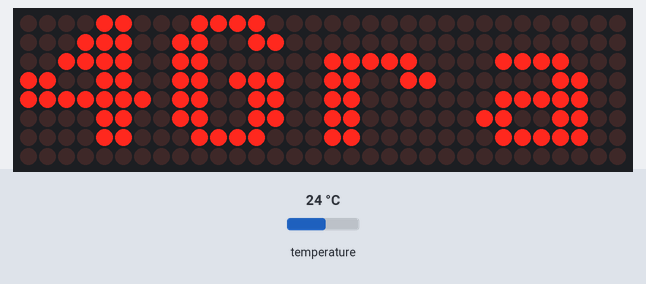
Bench run of a program on a simulated MicroPython board. Parts: 32×8 LED matrix. The test bench sets the inputs (shaded band); at power-on: temperature 24 °C. Library files of the repository ran but are not shown: max7219.py.

Above: at 1.2 s.
1.3 s: temperature set to 12 °C
At 1.5 s:
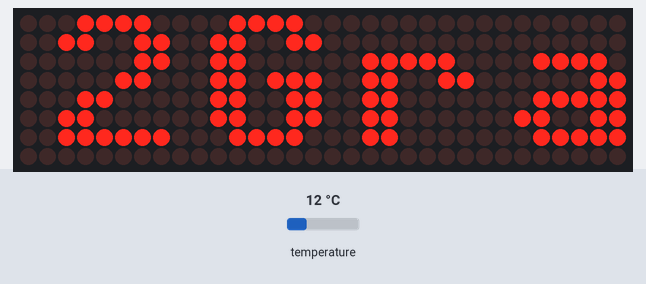
2.9 s: temperature set to 19 °C
At 3.17 s:
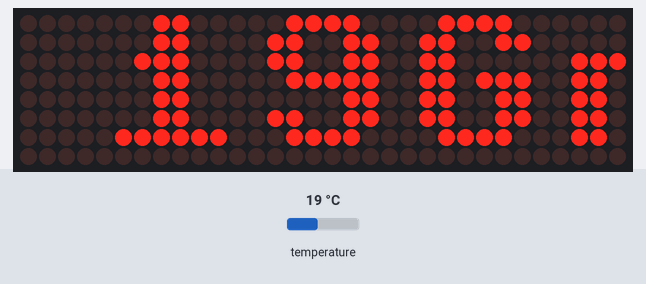
4.5 s: temperature set to 28 °C
At 4.69 s:
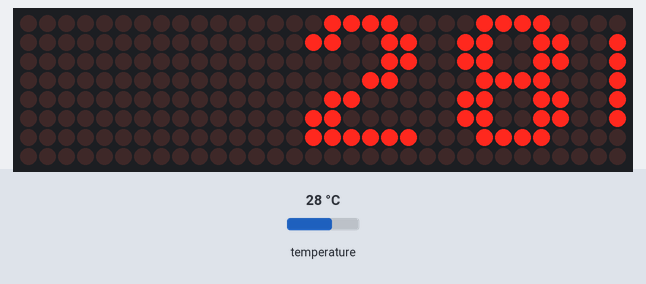

The program:

led_matrix.py
```python
# Sven Wille
# LED - Matrix
# Version 1

import max7219
from machine import Pin, SPI
from HTU2X import HTU21D
from time import sleep

htu = HTU21D(22,21)
spi = SPI(1, baudrate=10000000, polarity=1, phase=0, sck=Pin(15), mosi=Pin(2))
ss = Pin(17)

display = max7219.Matrix8x8(spi, ss, 4)
display.brightness(7)

while True:

    for i in range (-16,33):
        display.fill(0)
        htu_temp = round(htu.temperature)
        ausgabe_htu_temp = str(htu_temp)
        display.text(ausgabe_htu_temp + "Grad",i,0,1)
        display.show()
        sleep(0.1)
```

HTU2X.py
```python
from machine import SoftI2C, Pin
import time

class HTU21D(object):
    ADDRESS = 0x40
    ISSUE_TEMP_ADDRESS = 0xE3
    ISSUE_HU_ADDRESS = 0xE5

    def __init__(self, scl, sda):
        """Initiate the HUT21D
        Args:
            scl (int): Pin id where the sdl pin is connected to
            sda (int): Pin id where the sda pin is connected to
        """
        self.i2c = SoftI2C(scl=Pin(scl), sda=Pin(sda), freq=100000)


    def _crc_check(self, value):
        """CRC check data
        Notes:
            stolen from https://github.com/sparkfun/HTU21D_Breakout

        Args:
            value (bytearray): data to be checked for validity
        Returns:
            True if valid, False otherwise
        """
        remainder = ((value[0] << 8) + value[1]) << 8
        remainder |= value[2]
        divsor = 0x988000

        for i in range(0, 16):
            if remainder & 1 << (23 - i):
                remainder ^= divsor
            divsor >>= 1

        if remainder == 0:
            return True
        else:
            return False

    def _issue_measurement(self, write_address):
        """Issue a measurement.
        Args:
            write_address (int): address to write to
        :return:
        """
        self.i2c.start()
        self.i2c.writeto_mem(int(self.ADDRESS), int(write_address), '')
        self.i2c.stop()
        time.sleep_ms(50)
        data = bytearray(3)
        self.i2c.readfrom_into(self.ADDRESS, data)
        if not self._crc_check(data):
            raise ValueError()
        raw = (data[0] << 8) + data[1]
        raw &= 0xFFFC
        return raw

    @property
    def temperature(self):
        """Calculate temperature"""
        raw = self._issue_measurement(self.ISSUE_TEMP_ADDRESS)
        return -46.85 + (175.72 * raw / 65536)

    @property
    def humidity(self):
        """Calculate humidity"""
        raw =  self._issue_measurement(self.ISSUE_HU_ADDRESS)
        return -6 + (125.0 * raw / 65536)

    def test(self):
        print("estoy dentro")
```
